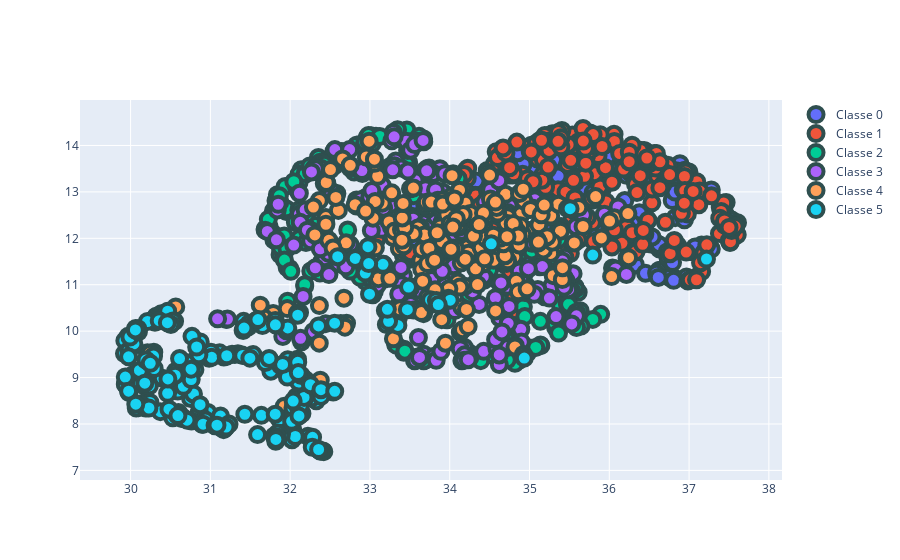

The code cell stored with this chart in its notebook:
### Code cell
def obter_dados(nome_arquivo):
    with open(nome_arquivo) as f:
        data = f.read().splitlines()
        data = [i.split(",") for i in data[1:]]
        rotulo = [int(i[-1]) for i in data]
        data = [i[:360] for i in data]
        data = [[float(j) for j in i] for i in data]

    return np.array(data), np.array(rotulo)

def mostrar_dados(data, rotulo, modelo):
    
    try:
        with open(modelo,"rb") as f:
            reducer = pickle.load(f)
    except:
        print("Treinando um novo modelo UMAP")
        reducer = umap.UMAP()
        reducer.fit(data)
        with open(modelo,"wb") as f:
            pickle.dump(reducer,f)
    embedding = reducer.transform(data)


    #plota os valores de treino em um scatter, com cores diferentes para cada classe, de forma que seja possivel desligar as cores
    fig = go.Figure()
    for i in range(0,6):
        fig.add_trace(go.Scatter(x=embedding[rotulo==i][:,0], y=embedding[rotulo==i][:,1], mode='markers', name=f"Classe {i}",marker=dict(size=15, line=dict(width=4, color='DarkSlateGrey'))))
    fig.show()


mostrar_dados(*obter_dados("data/kuhar/train.csv"),"modelos/umap.pk2")

### Figure 1 — Plotly figure (JSON) as saved in the notebook; plotly's stock layout.template omitted (floating-point values rounded to 4 significant figures; data arrays with more than 128 entries replaced by an {"elided": "..."} marker saying what was removed)
{"data": [{"marker": {"line": {"color": "DarkSlateGrey", "width": 4}, "size": 15}, "mode": "markers", "name": "Classe 0", "type": "scatter", "x": {"elided": "228 float values"}, "y": {"elided": "228 float values"}}, {"marker": {"line": {"color": "DarkSlateGrey", "width": 4}, "size": 15}, "mode": "markers", "name": "Classe 1", "type": "scatter", "x": {"elided": "228 float values"}, "y": {"elided": "228 float values"}}, {"marker": {"line": {"color": "DarkSlateGrey", "width": 4}, "size": 15}, "mode": "markers", "name": "Classe 2", "type": "scatter", "x": {"elided": "228 float values"}, "y": {"elided": "228 float values"}}, {"marker": {"line": {"color": "DarkSlateGrey", "width": 4}, "size": 15}, "mode": "markers", "name": "Classe 3", "type": "scatter", "x": {"elided": "228 float values"}, "y": {"elided": "228 float values"}}, {"marker": {"line": {"color": "DarkSlateGrey", "width": 4}, "size": 15}, "mode": "markers", "name": "Classe 4", "type": "scatter", "x": {"elided": "228 float values"}, "y": {"elided": "228 float values"}}, {"marker": {"line": {"color": "DarkSlateGrey", "width": 4}, "size": 15}, "mode": "markers", "name": "Classe 5", "type": "scatter", "x": {"elided": "228 float values"}, "y": {"elided": "228 float values"}}], "layout": {}}
